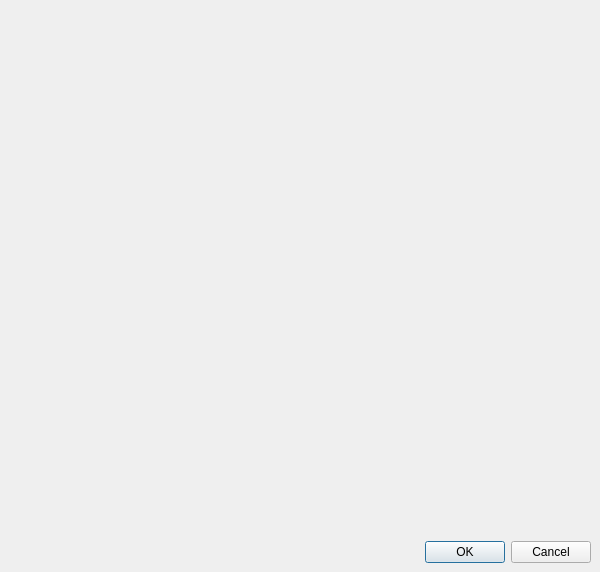
<?xml version="1.0" encoding="UTF-8"?>
<ui version="4.0">
 <class>PrinterWidget</class>
 <widget class="QDialog" name="PrinterWidget">
  <property name="geometry">
   <rect>
    <x>0</x>
    <y>0</y>
    <width>600</width>
    <height>572</height>
   </rect>
  </property>
  <property name="windowTitle">
   <string>Data Import</string>
  </property>
  <layout class="QGridLayout">
   <property name="margin">
    <number>9</number>
   </property>
   <property name="spacing">
    <number>6</number>
   </property>
   <item row="7" column="2">
    <widget class="QDialogButtonBox" name="buttonBox">
     <property name="whatsThis">
      <string/>
     </property>
     <property name="orientation">
      <enum>Qt::Horizontal</enum>
     </property>
     <property name="standardButtons">
      <set>QDialogButtonBox::Cancel|QDialogButtonBox::Ok</set>
     </property>
    </widget>
   </item>
   <item row="0" column="2">
    <widget class="QWidget" name="main" native="true"/>
   </item>
  </layout>
 </widget>
 <resources/>
 <connections>
  <connection>
   <sender>buttonBox</sender>
   <signal>rejected()</signal>
   <receiver>PrinterWidget</receiver>
   <slot>reject()</slot>
   <hints>
    <hint type="sourcelabel">
     <x>295</x>
     <y>458</y>
    </hint>
    <hint type="destinationlabel">
     <x>286</x>
     <y>274</y>
    </hint>
   </hints>
  </connection>
 </connections>
</ui>
